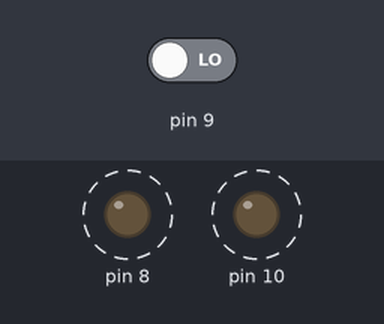
This sketch was run on a simulated Arduino Uno, built with avr-gcc and run on an emulated ATmega328P. Parts: output pins drawn as LEDs (lit = HIGH). Dashed ring = blinking. The inputs (shaded band) are chosen by the test bench; at power-on: pin 9 LOW.

Above: at 0.5 s.
Timing chart, 0 to 3.0 s (numbered marks = the images above):
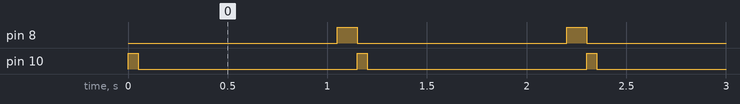

The sketch:

ultrasonic_testing.ino
```cpp
#include <NewPing.h>
int buzzPin =(8);
int trigPin = (10);
int echoPin = (9);
int duration, distance;
void setup()
{
pinMode (buzzPin, OUTPUT);
pinMode (trigPin, OUTPUT);
pinMode (echoPin, INPUT);
}
void loop()
{
digitalWrite (buzzPin, LOW);
digitalWrite (trigPin, HIGH);
delay(50);
digitalWrite (trigPin, LOW);
duration=pulseIn(echoPin,HIGH);
distance=(duration/2)/29.1;
if(distance <=30)
digitalWrite (buzzPin, HIGH);
delay(50);
if(distance >=30)
digitalWrite (buzzPin, LOW);
delay(50);
Serial.print("Distance 1: ");
Serial.println(distance);
}
```

Measured:
- by itself, pin 8: alternates HIGH for 0.10 s and LOW for 1.1 s
- by itself, pin 10: alternates HIGH for 0.05 s and LOW for 1.1 s
- by itself, everything shown: repeats every 1.2 s, in 3 steps
